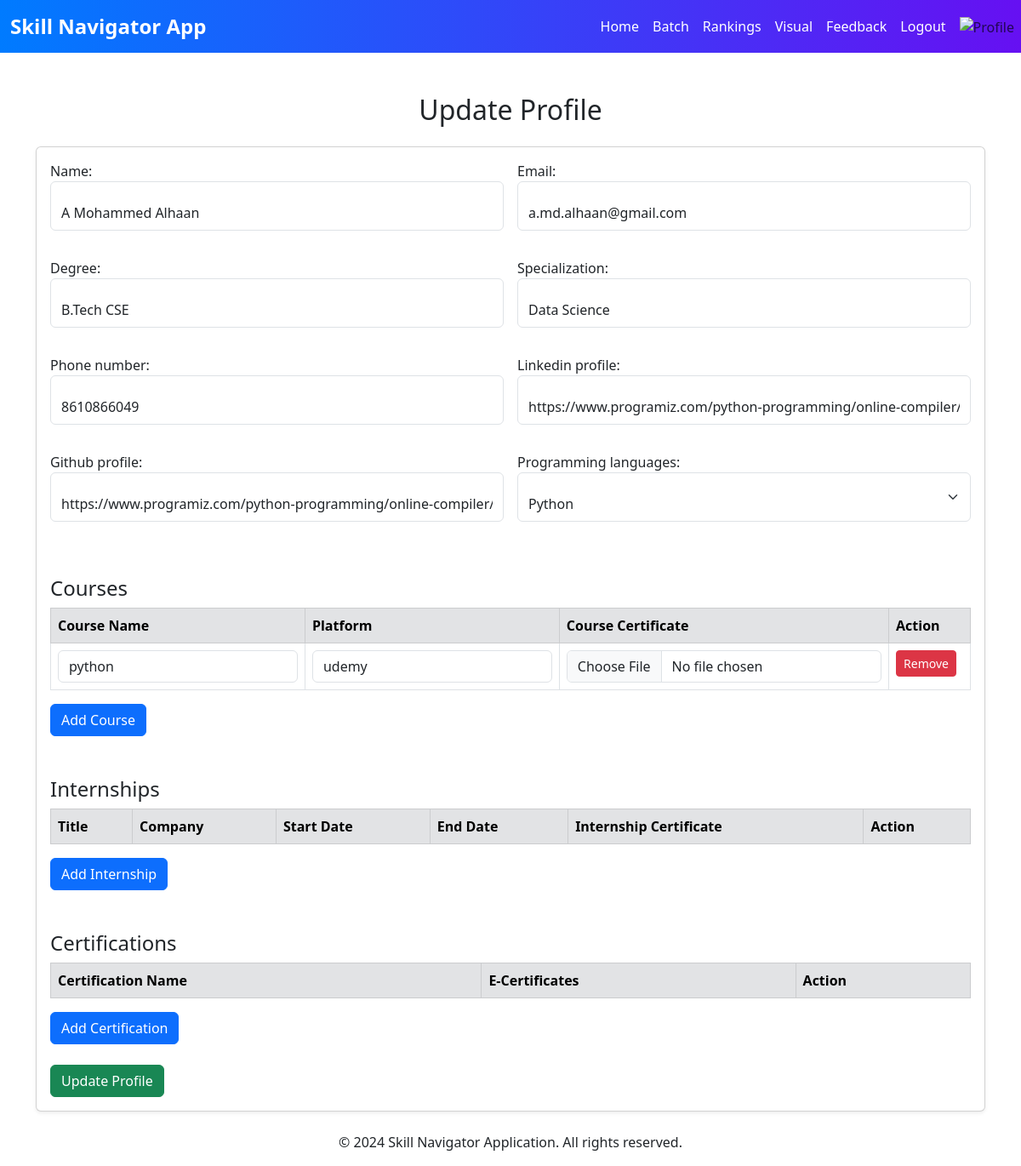
/profile/update (signed in), run on the app's committed database.
### profiles/models.py (models this page shows, shortened)
class Profile(models.Model):
    PROGRAMMING_LANGUAGES = [
        ('Python', 'Python'),
        ('.Net', '.Net'),
        ('Java', 'Java'),
    ]
    user = models.OneToOneField(User, on_delete=models.CASCADE)
    name = models.CharField(max_length=100)
    email = models.EmailField()
    degree = models.CharField(max_length=100)
    specialization = models.CharField(max_length=100)
    phone_number = models.CharField(max_length=15)
    linkedin_profile = models.URLField(blank=True, null=True)
    github_profile = models.URLField(blank=True, null=True)
    programming_languages = models.CharField(
        max_length=7,
        choices=PROGRAMMING_LANGUAGES,
        help_text="Choose a programming language",
    )

class Course(models.Model):
    user = models.ForeignKey(User, on_delete=models.CASCADE)
    name = models.CharField(max_length=200)
    platform = models.CharField(max_length=200)
    certificate = models.FileField(upload_to='certificates/courses/', blank=True, null=True)  # Optional PDF upload
    class Meta:
        unique_together = (('user', 'name', 'platform'),)

### profiles/views.py (the view)
# urls.py: path('update', update_profile_view, name='update_profile'),
@login_required
def update_profile_view(request):
    try:
        profile = Profile.objects.get(user=request.user)
    except Profile.DoesNotExist:
        profile = Profile(user=request.user)  # Create a new Profile instance but don't save yet
    if request.method == 'POST':
        profile_form = ProfileForm(request.POST, instance=profile)
        if profile_form.is_valid():
            profile_form.save()  # Save the profile instance
            i = 0
            while True:
                name = request.POST.get(f'courses[{i}][name]')
                platform = request.POST.get(f'courses[{i}][platform]')
                certificate = request.FILES.get(f'courses[{i}][certificate]')
                if name is None and platform is None and certificate is None:
                    break  # Stop if no more courses are found
                if name and platform:  # Check if name and platform are provided
                    course, created = Course.objects.get_or_create(
                        user=request.user,
                        name=name,
                        platform=platform,
                    )
                    if created:  # If a new course was created, set the certificate
                        course.certificate = certificate
                        course.save()
                i += 1
            j = 0
            while True:
                title = request.POST.get(f'internships[{j}][title]')
                company = request.POST.get(f'internships[{j}][company]')
                start_date = request.POST.get(f'internships[{j}][start_date]')
                end_date = request.POST.get(f'internships[{j}][end_date]')
                certificate = request.FILES.get(f'internships[{j}][certificate]')
                if title is None and company is None and start_date is None and end_date is None and certificate is None:
                    break  # Stop if no more internships are found
                if title and company:  # Check if title and company are provided
                    try:
                        start_date = datetime.strptime(start_date, '%Y-%m-%d').date() if start_date else timezone.now().date()
                        end_date = datetime.strptime(end_date, '%Y-%m-%d').date() if end_date else timezone.now().date()
                    except ValueError:
                        start_date = end_date = timezone.now().date()  # Use today's date if parsing fails
                    internship, created = Internship.objects.get_or_create(
                        user=request.user,
                        title=title,
                        company=company,
                        start_date=start_date,
                        end_date=end_date,
                    )
                    if created:  # If a new internship was created, set the certificate
                        internship.certificate = certificate
                        internship.save()
                j += 1
            k = 0
            while True:
                name = request.POST.get(f'certifications[{k}][name]')
                certificate = request.FILES.get(f'certifications[{k}][certificate]')
                if name is None and certificate is None:
                    break  # Stop if no more certifications are found
                if name:  # Check if name is provided
                    certification, created = Certification.objects.get_or_create(
                        user=request.user,
                        name=name,
                    )
                    if created:  # If a new certification was created, set the certificate
                        certification.certificate = certificate
                        certification.save()
                k += 1
            return redirect('profile')  # Redirect to profile after saving
        else:
            print("Profile form errors:", profile_form.errors)  # Log errors if the form is not valid
    else:
        profile_form = ProfileForm(instance=profile)  # Pass the profile instance
    courses = Course.objects.filter(user=request.user)
    internships = Internship.objects.filter(user=request.user)
    certifications = Certification.objects.filter(user=request.user)
    return render(request, 'profiles/update_profile.html', {
        'profile_form': profile_form,
        'courses': courses,
        'internships': internships,
        'certifications': certifications,
    })

### profiles/templates/profiles/update_profile.html (shortened to what this page needs)
{% extends 'accounts/base.html' %}
{% block content %}
<div class="container mt-5">
    <h2 class="mb-4 text-center">Update Profile</h2>
<div class="card shadow-sm mb-4">
    <div class="card-body">
        <form method="POST" enctype="multipart/form-data">
            <div class="row g-3">
                {% for field in profile_form %}
                    <div class="col-md-6">
                        {{ field.label_tag }}
                        <div class="form-floating mb-3">
                            {{ field }}
                        </div>
                    </div>
                {% endfor %}
            </div>
                <h4 class="mt-5">Courses</h4>
                <table class="table table-bordered">
                    <thead class="table-secondary">
                        <tr>
                            <th>Course Name</th>
                            <th>Platform</th>
                            <th>Course Certificate</th>
                            <th>Action</th>
                        </tr>
                    </thead>
                    <tbody id="coursesTable">
                        {% for course in courses %}
                        <tr>
                            <td><input type="text" name="courses[{{ forloop.counter0 }}][name]" value="{{ course.name }}" class="form-control"></td>
                            <td><input type="text" name="courses[{{ forloop.counter0 }}][platform]" value="{{ course.platform }}" class="form-control"></td>
                            <td>
                                <input type="file" name="courses[{{ forloop.counter0 }}][certificate]" class="form-control" accept="application/pdf">
                            </td>
                            <td>
                                <a href="{% url 'delete_course' course.id %}" class="btn btn-danger btn-sm">Remove</a>
                            </td>
                        </tr>
                        {% endfor %}
                    </tbody>
                </table>
                <button type="button" class="btn btn-primary" onclick="addCourseRow()">Add Course</button>
                <h4 class="mt-5">Internships</h4>
                <table class="table table-bordered">
                    <thead class="table-secondary">
                        <tr>
                            <th>Title</th>
                            <th>Company</th>
                            <th>Start Date</th>
                            <th>End Date</th>
                            <th>Internship Certificate</th>
                            <th>Action</th>
                        </tr>
                    </thead>
                </table>
                <button type="button" class="btn btn-primary" onclick="addInternshipRow()">Add Internship</button>
                <h4 class="mt-5">Certifications</h4>
                <table class="table table-bordered">
                    <thead class="table-secondary">
                        <tr>
                            <th>Certification Name</th>
                            <th>E-Certificates</th>
                            <th>Action</th>
                        </tr>
                    </thead>
                </table>
                <button type="button" class="btn btn-primary" onclick="addCertificationRow()">Add Certification</button>
                <div class="mt-4">
                    <button type="submit" class="btn btn-large btn-block btn-success">Update Profile</button>
                </div>
            </form>
        </div>
    </div>
</div>
{% endblock %}

### accounts/templates/accounts/base.html (style rules this page uses)
html, body { height: 100%; margin: 0; }

### data on the page
Profile: profile_form "A Mohammed Alhaan" "a.md.alhaan@gmail.com" "B.Tech CSE" "Data Science" "8610866049" "https://www.programiz.com/python-programming/online-compiler/" "https://www.programiz.com/python-programming/online-compiler/" "Python"
Course: name "python", platform "udemy"

### other printed values
{{ field.label_tag }} "Name:" "Email:" "Degree:" "Specialization:" "Phone number:" "Linkedin profile:" "Github profile:" "Programming languages:"
